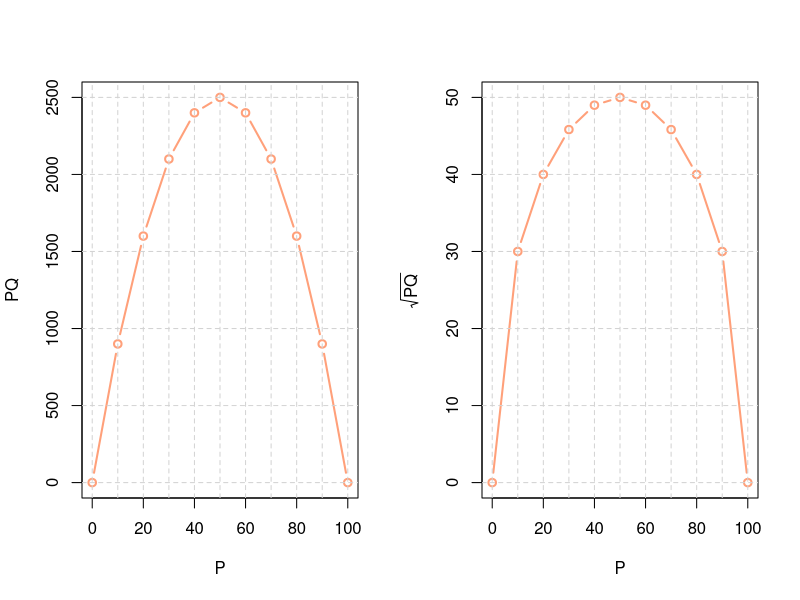
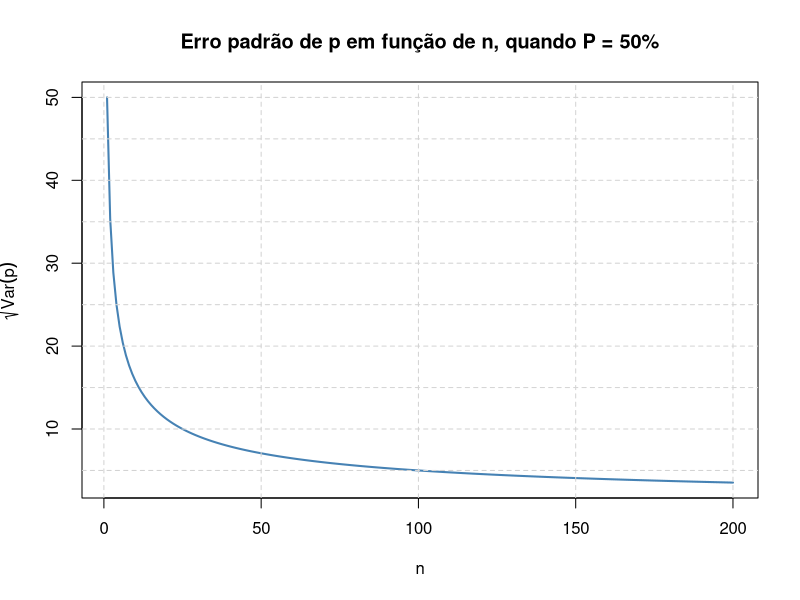
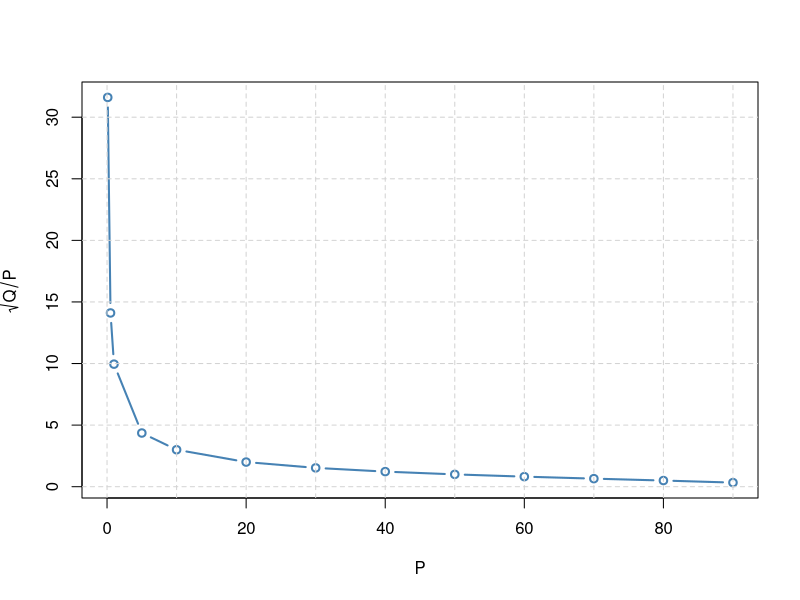
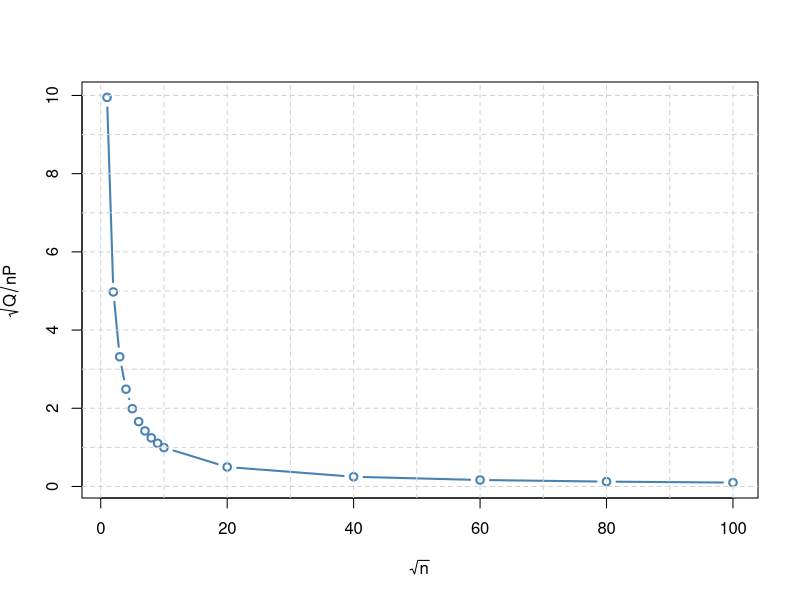
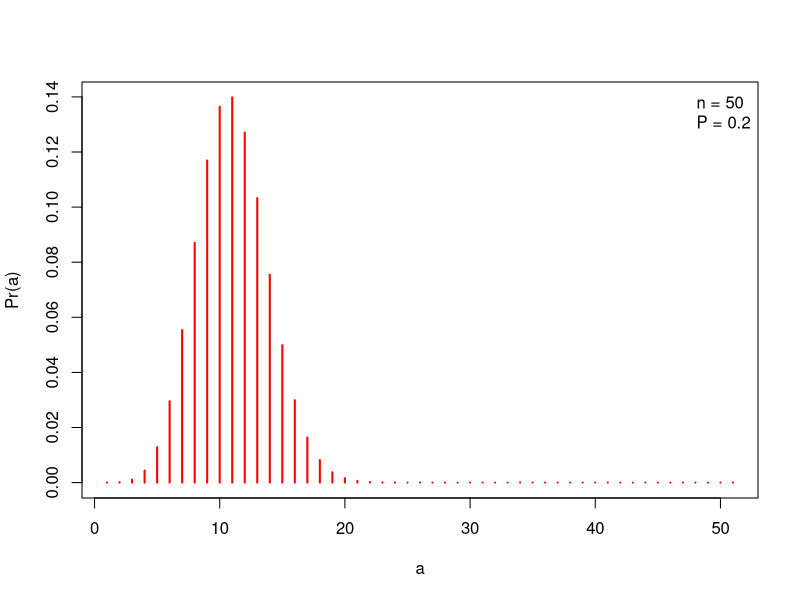
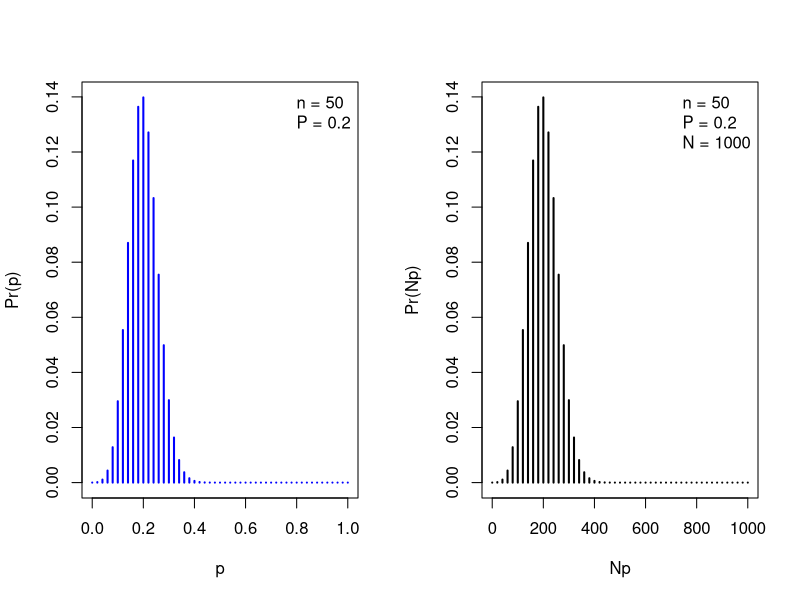
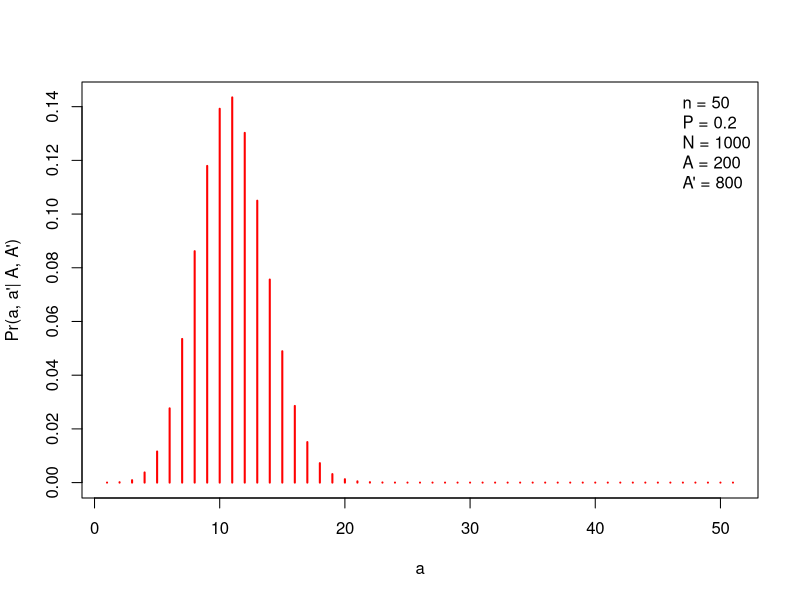
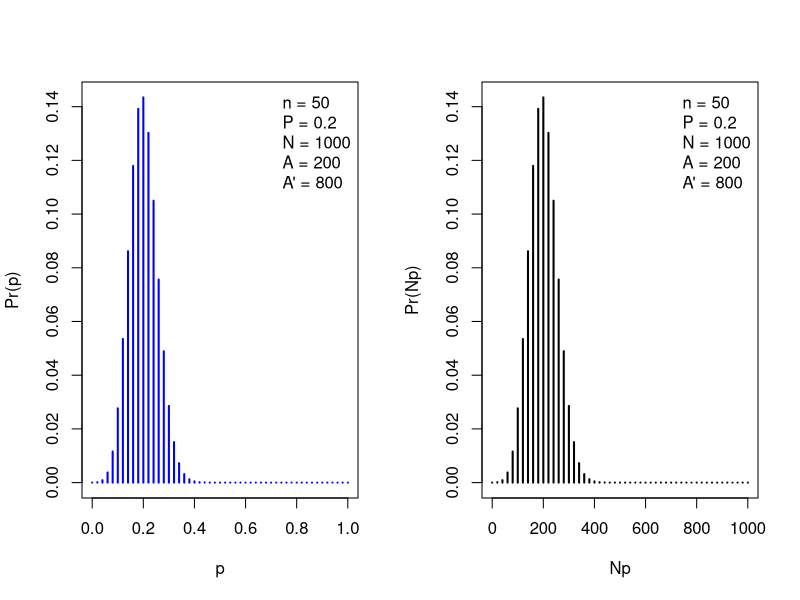

Write R code to recreate these figures, in order.
## ----echo=FALSE, eval=TRUE, message=FALSE, warning=FALSE, fig.align='center', out.width='100%'------------

P <- seq(from = 0, to = 100, by = 10)
Q <- 100 - P
PQ <- P*Q
sqrtPQ <- sqrt(PQ)

par(mfrow = c(1,2))
plot(P, PQ, type = "b", lwd = 2, col = "lightsalmon")
abline(h = seq(0, 2500, by = 500), v = P, col = "lightgrey", lty = 2)
plot(P, sqrtPQ, type = "b", lwd = 2, col = "lightsalmon", ylab = expression(sqrt(PQ)))
abline(h = seq(0, 50, by = 10), v = P, col = "lightgrey", lty = 2)
par(mfrow = c(1,1))



## ----echo=FALSE, eval=TRUE, message=FALSE, warning=FALSE, fig.align='center', out.width='100%'------------

n <- 1:200
P <- 50
Q <- 100 - P
ep <- sqrt((P*Q)/n)

plot(n, ep,
     type = "l",
     lwd = 2,
     col = "steelblue",
     ylab = expression(sqrt(hat(Var)(p))),
     main = "Erro padrão de p em função de n, quando P = 50%")
abline(h = seq(0, 50, by = 5), v = seq(0, 200, by = 50), col = "lightgrey", lty = 2)



## ----echo=FALSE, eval=TRUE, message=FALSE, warning=FALSE, fig.align='center', out.width='100%'------------

P <- c(0, 0.1, 0.5, 1, 5, seq(from = 10, to = 90, by = 10))
Q <- 100 - P
cv <- sqrt(Q/P)

plot(P, cv,
     type = "b",
     lwd = 2,
     col = "steelblue",
     ylab = expression(sqrt(Q/P)))
abline(h = seq(0, 30, by = 5),
       v = seq(from = 0, to = 90, by = 10),
       col = "lightgrey", lty = 2)



## ----echo=FALSE, eval=TRUE, message=FALSE, warning=FALSE, fig.align='center', out.width='100%'------------

raiz.n <- c(1:10, seq(20, 100, by = 20))
P <- 1
Q <- 100 - P
cv <- sqrt(Q/P) * (1/raiz.n)

plot(raiz.n, cv,
     type = "b",
     lwd = 2,
     col = "steelblue",
     xlab = expression(sqrt(n)),
     ylab = expression(sqrt(Q/nP)))
abline(h = seq(0, 10, by = 1),
       v = seq(from = 0, to = 100, by = 10),
       col = "lightgrey", lty = 2)





## ----echo=FALSE, eval=TRUE, message=FALSE, warning=FALSE, fig.align='center', out.width='100%'------------

plot(dbinom(x = 0:50, size = 50, prob = 0.2),
     type = "h",
     lwd = 2,
     col = "red",
     xlab = "a",
     ylab = "Pr(a)")
legend("topright", legend = c("n = 50", "P = 0.2"), bty = "n")



## ----echo=FALSE, eval=TRUE, message=FALSE, warning=FALSE, fig.align='center', out.width='80%'-------------

par(mfrow = c(1,2))

plot(x = (0:50)/50,
  y = dbinom(x = 0:50, size = 50, prob = 0.2),
     type = "h",
  lwd = 2,
     col = "blue",
     xlab = "p",
     ylab = "Pr(p)")
legend("topright", legend = c("n = 50", "P = 0.2"), bty = "n")

plot(x = (1000*(0:50))/50,
     y = dbinom(x = 0:50, size = 50, prob = 0.2),
     lwd = 2,
     type = "h",
     col = "black",
     xlab = "Np",
     ylab = "Pr(Np)")
legend("topright", legend = c("n = 50", "P = 0.2", "N = 1000"), bty = "n")

par(mfrow = c(1,1))





## ----echo=FALSE, eval=TRUE, message=FALSE, warning=FALSE, fig.align='center', out.width='100%'------------

plot(dhyper(k = 50, m = 200, n = 800, x = 0:50),
     type = "h",
     lwd = 2,
     col = "red",
     xlab = "a",
     ylab = "Pr(a, a'| A, A')")
legend("topright",
       legend = c("n = 50", "P = 0.2", "N = 1000", "A = 200", "A' = 800"),
       bty = "n")



## ----echo=FALSE, eval=TRUE, message=FALSE, warning=FALSE, fig.align='center', out.width='100%'------------

par(mfrow = c(1,2))

plot(x = (0:50)/50,
     y = dhyper(k = 50, m = 200, n = 800, x = 0:50),
     type = "h",
     lwd = 2,
     col = "blue",
     xlab = "p",
     ylab = "Pr(p)")
legend("topright",
       legend = c("n = 50", "P = 0.2", "N = 1000", "A = 200", "A' = 800"),
       bty = "n")

plot(x = (1000*(0:50))/50,
     y = dhyper(k = 50, m = 200, n = 800, x = 0:50),
     lwd = 2,
     type = "h",
     col = "black",
     xlab = "Np",
     ylab = "Pr(Np)")
legend("topright",
       legend = c("n = 50", "P = 0.2", "N = 1000", "A = 200", "A' = 800"),
       bty = "n")

par(mfrow = c(1,1))


## ----echo=FALSE, eval=TRUE, message=FALSE, warning=FALSE, fig.align='center', out.width='100%'------------

plot(x = (0:50)/50,
     y = dhyper(k = 50, m = 200, n = 800, x = 0:50),
     type = "h",
     xlim = c(0, 0.5),
     lwd = 2,
     col = "blue",
     xlab = "p",
     ylab = "Pr(p)",
     main = "n = 50, P = 0.2, N = 1000, A = 200, A' = 800, f = 0.05")
lines(x = (0:50)/50,
      y = dbinom(x = 0:50, size = 50, prob = 0.2),
      type = "h",
      lwd = 1,
      lty = 2,
      col = "red")
legend("topright",
       lty = c(1, 2),
       lwd = c(2, 1),
       col = c("blue", "red"),
       legend = c("Hipergeométrica", "Binomial"),
       bty = "n")



## ----echo=FALSE, eval=TRUE, message=FALSE, warning=FALSE, fig.align='center', out.width='100%'------------

plot(x = (0:400)/400,
     y = dhyper(k = 400, m = 200, n = 800, x = 0:400),
     type = "h",
     lwd = 2,
     xlim = c(0.1, 0.3),
     col = "blue",
     xlab = "p",
     ylab = "Pr(p)",
     main = "n = 400, P = 0.2, N = 1000, A = 200, A' = 800, f = 0.4")
lines(x = (0:400)/400,
      y = dbinom(x = 0:400, size = 400, prob = 0.2),
      type = "h",
      lwd = 1,
      lty = 2,
      col = "red")
legend("topright",
       lty = c(1, 2),
       lwd = c(2, 1),
       col = c("blue", "red"),
       legend = c("Hipergeométrica", "Binomial"),
       bty = "n")


